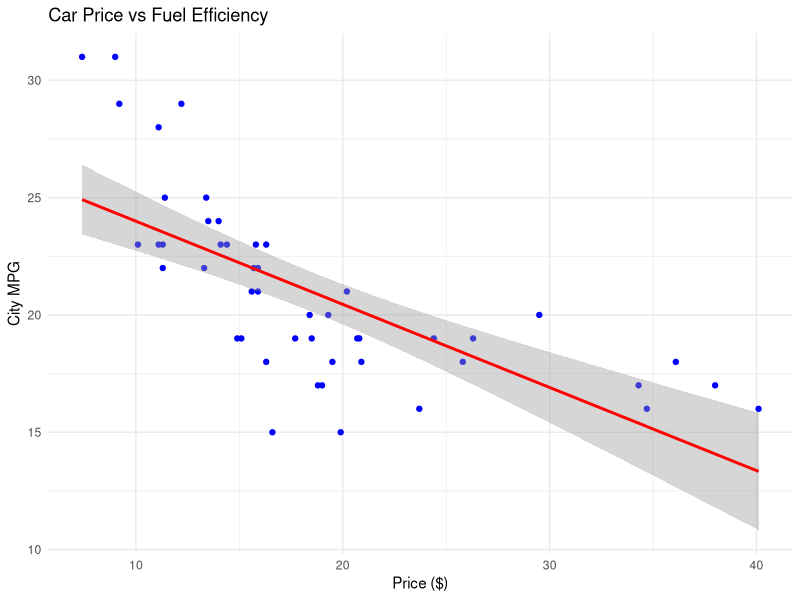
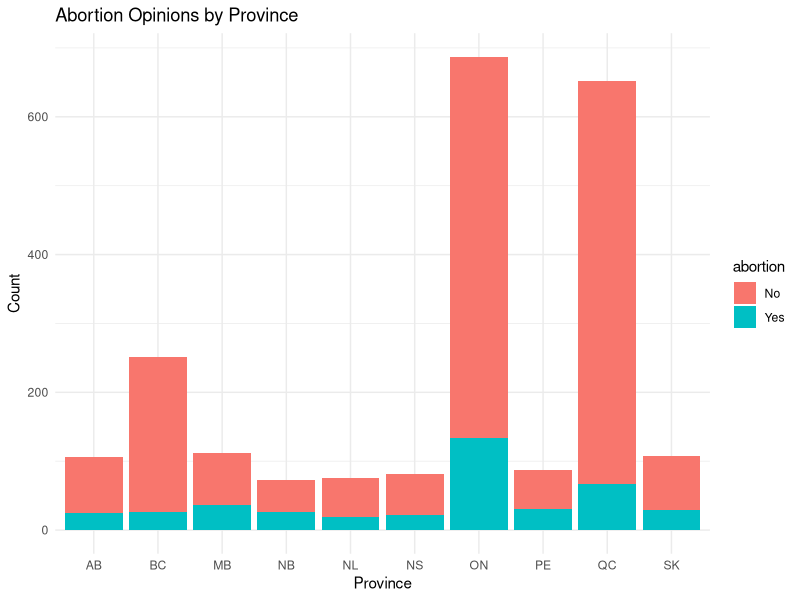

R code for these plots, in order:
# Load necessary libraries
required_packages <- c("ggplot2", "dplyr")
new_packages <- required_packages[!(required_packages %in% installed.packages()[,"Package"])]
if(length(new_packages)) install.packages(new_packages)
lapply(required_packages, library, character.only = TRUE)

# Define export directory
desktop_path <- "C:/Users/Manuel/Desktop/UOC/DATAMANZ"
if (!dir.exists(desktop_path)) {
  dir.create(desktop_path, recursive = TRUE)
}

# Load data
car_data <- read.csv("data/carprice.csv", sep = ",", header = TRUE)
canada_data <- read.csv("data/CES11.csv", sep = ",", header = TRUE)

# Data visualization for car price clustering
car_plot <- ggplot(car_data, aes(x = Price, y = MPG.city)) +
  geom_point(color = "blue") +
  geom_smooth(method = "lm", col = "red") +
  labs(title = "Car Price vs Fuel Efficiency",
       x = "Price ($)",
       y = "City MPG") +
  theme_minimal()
ggsave(filename = file.path(desktop_path, "car_clustering.png"), plot = car_plot, width = 8, height = 6)

# Data visualization for Canadian abortion clustering
canada_plot <- ggplot(canada_data, aes(x = province, fill = abortion)) +
  geom_bar() +
  labs(title = "Abortion Opinions by Province",
       x = "Province",
       y = "Count") +
  theme_minimal()
ggsave(filename = file.path(desktop_path, "abortion_clusters.png"), plot = canada_plot, width = 8, height = 6)

# Confirm saved files
list.files(desktop_path)
